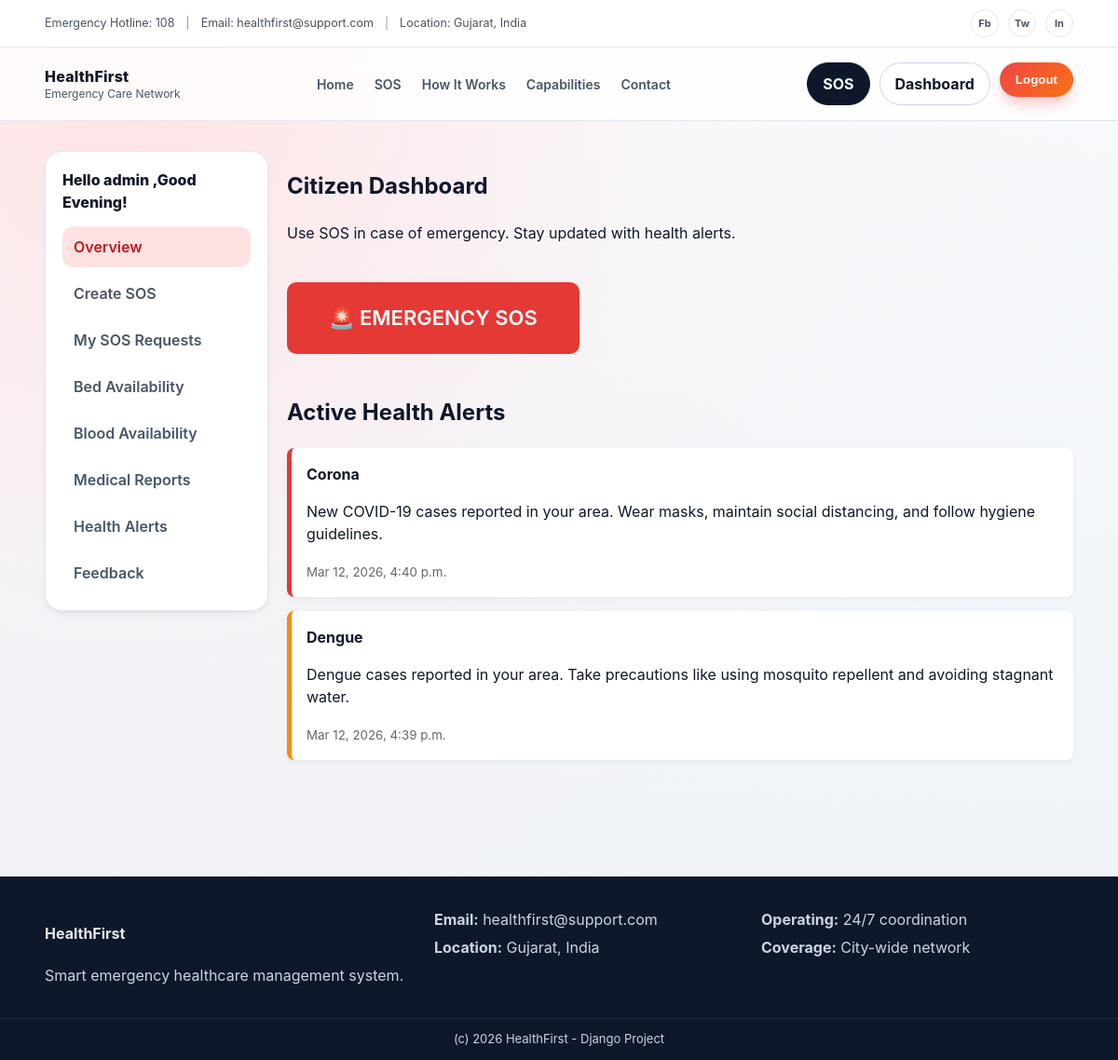
The page /accounts/dashboard/ (signed in) on the database its author committed.
### alerts/models.py (models this page shows, shortened)
class Alert(models.Model):
    SEVERITY_CHOICES = (
        ("LOW", "Low"),
        ("MEDIUM", "Medium"),
        ("CRITICAL", "Critical"),
    )
    title = models.CharField(max_length=200)
    message = models.TextField()
    severity = models.CharField(max_length=10, choices=SEVERITY_CHOICES, default="LOW")
    created_by = models.ForeignKey(User, on_delete=models.CASCADE)
    created_at = models.DateTimeField(auto_now_add=True)
    is_active = models.BooleanField(default=True)

### accounts/views.py (the view, shortened to what this page needs)
# urls.py: path("dashboard/", views.dashboard_view, name="dashboard"),
@login_required
def dashboard_view(request):
    profile, _ = Profile.objects.get_or_create(user=request.user)
    role = _canonical_role(profile.role)
    hour = datetime.now().hour
    if hour < 12:
        greeting = "Good Morning"
    elif hour < 17:
        greeting = "Good Afternoon"
    elif hour < 21:
        greeting = "Good Evening"
    else:
        greeting = "Good Night"
    if role == "CITIZEN":
        alerts = Alert.objects.filter(is_active=True).order_by("-created_at")[:5]
        return render(
            request,
            "accounts/dashboards/citizen.html",
            {
                "alerts": alerts,
                "greeting": greeting
            }
        )
    elif role == "SUPER":
        return render(
            request,
            "accounts/dashboards/super.html",
            {"greeting": greeting}
        )

### accounts/views.py (called while the page is built)
def _canonical_role(raw_role):
    value = (raw_role or "").strip().upper().replace("-", " ").replace("_", " ")
    if "HOSP" in value:
        return "HOSPITAL"
    if "OFFIC" in value:
        return "OFFICER"
    if "SUPER" in value:
        return "SUPER"
    return "CITIZEN"

### templates/accounts/dashboards/citizen.html (shortened to what this page needs)
{% extends "base.html" %}
{% block content %}
<section class="dash">
<div class="container dash-layout">
<aside class="dash-sidebar">
  <div class="dash-brand"> Hello {{ request.user.username }} ,{{ greeting }}!</div>
  <nav class="dash-menu">
        <a class="active" href="{% url 'dashboard' %}">Overview</a>
        <a href="{% url 'raise_sos' %}">Create SOS</a>
        <a href="{% url 'citizen_sos_status' %}">My SOS Requests</a>
        <a href="{% url 'hospitals:view_beds' %}">Bed Availability</a>
        <a href="{% url 'bloodbank:view_bloods' %}">Blood Availability</a>
        <a href="{% url 'my_reports' %}">Medical Reports</a>
        <a href="{% url 'citizen_alerts' %}">Health Alerts</a>
        <a href="{% url 'feedback:submit_feedback' %}">Feedback</a>
  </nav>
</aside>
<main class="dash-main">
<div class="dash-head">
<h1>Citizen Dashboard</h1>
<p class="muted">Use SOS in case of emergency. Stay updated with health alerts.</p>
</div>
<a class="big-sos-btn" href="{% url 'raise_sos' %}">
🚨 EMERGENCY SOS
</a>
<h2>Active Health Alerts</h2>
{% for alert in alerts %}
<div class="alert-box {% if alert.severity == 'CRITICAL' %}critical{% elif alert.severity == 'MEDIUM' %}medium{% else %}low{% endif %}">
    <h4>{{ alert.title }}</h4>
    <p>{{ alert.message }}</p>
    <small>{{ alert.created_at|date:"M d, Y, g:i a" }}</small>
</div>
{% empty %}
<p class="muted">No health alerts right now.</p>
{% endfor %}
</main>
</div>
</section>
{% endblock %}

### static/css/main.css (style rules this page uses)
:root { --brand: #ef4444; --brand-dark: #c81e1e; --midnight: #0f172a; --slate: #475569; --bg: #f7fafc; --panel: #ffffff; --border: #e2e8f0; --shadow: 0 20px 25px -5px rgba(15, 23, 42, 0.1), 0 8px 10px -6px rgba(15, 23, 42, 0.05); --shadow-soft: 0 4px 6px -1px rgba(15, 23, 42, 0.06), 0 2px 4px -2px rgba(15, 23, 42, 0.04); }
* { box-sizing: border-box; -webkit-font-smoothing: antialiased; }
body { margin: 0; font-family: 'Inter', Manrope, "Segoe UI", Arial, sans-serif; color: var(--midnight); background: radial-gradient(circle at 12% 10%, #ffe4e6 0%, rgba(255, 228, 230, 0.1) 40%, transparent 70%), linear-gradient(180deg, #f8fafc 0%, #eef2f7 100%); line-height: 1.5; }
a { text-decoration: none; color: inherit; transition: all 0.2s ease; }
.container { width: min(1150px, 92%); margin: auto; }
.dash { padding: 32px 0 70px; }
.dash-layout { display: grid; grid-template-columns: 240px 1fr; gap: 20px; align-items: start; }
.dash-sidebar { background: var(--panel); border: 1px solid var(--border); border-radius: 18px; padding: 18px; box-shadow: var(--shadow-soft); position: sticky; top: 110px; height: fit-content; align-self: start; }
.dash-brand { font-weight: 800; margin-bottom: 14px; }
.dash-menu { display: flex; flex-direction: column; gap: 6px; }
.dash-menu a { padding: 10px 12px; border-radius: 12px; font-weight: 600; color: var(--slate); }
.dash-menu a.active { background: #fee2e2; color: #b91c1c; }

### templates/accounts/dashboards/citizen.html (style rules this page uses)
.big-sos-btn { display:inline-block; padding:22px 45px; font-size:22px; font-weight:600; background:#e53935; color:white; border-radius:10px; text-decoration:none; margin:25px 0; }
.alert-box { background:#ffffff; padding:16px; border-radius:8px; margin-bottom:15px; border-left:5px solid #4caf50; box-shadow:0 2px 6px rgba(0,0,0,0.05); }
.alert-box.critical { border-left-color:#e53935; }
.alert-box.medium { border-left-color:#fb8c00; }
.alert-box h4 { margin:0 0 6px 0; }
.alert-box small { color:#666; }

### rows shown on the page
Alert: title "Corona", message "New COVID-19 cases reported in your area. Wear masks, maintain social distancing, and follow hygiene guidelines.", created_at "Mar 12, 2026, 4:40 p.m."
Alert: title "Dengue", message "Dengue cases reported in your area. Take precautions like using mosquito repellent and avoiding stagnant water.", created_at "Mar 12, 2026, 4:39 p.m."

### other values the page prints
{{ request.user.username }} "admin"
{{ greeting }} "Good Evening"
